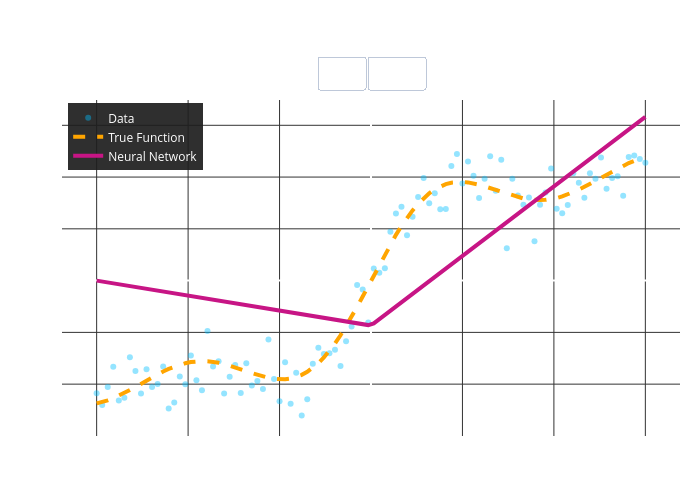

Write notebook code for a chart like this one.
### Markdown cell above
##### Neural Networks as a Universal Function Approximator

Let $f(x)$ be a continuous function on a compact subset $K\subset\mathbb{R}^n$.
 Consider a single-hidden-layer neural network:
 $$
 F(x) = \sum_{i=1}^N \alpha_i \, \sigma(w_i^\top x + b_i)
 $$
 where $\sigma$ is a nonconstant, bounded, and continuous activation (e.g., sigmoid or ReLU).
 
**Theorem (Universal Approximation, Cybenko 1989)**

 For any $\varepsilon > 0$, there exist $N$, $(\alpha_i, w_i, b_i)$ such that
 $$
 \sup_{x\in K} |f(x) - F(x)| < \varepsilon.
 $$
 - The set of sums of the form $\sum_i \alpha_i \sigma(w_i^\top x + b_i)$ is dense in $C(K)$ (the set of continuous functions on $K$).
 - This follows from the Hahn-Banach theorem and properties of $\sigma$.
 
 Thus, neural networks can approximate any continuous function to arbitrary accuracy on compact sets, making them universal function approximators.

### Code cell
import warnings
warnings.filterwarnings("ignore")  # Hide warnings

import numpy as np
import plotly.graph_objs as go

# Synthetic data as before
np.random.seed(42)
n = 100
X = np.linspace(-3, 3, n).reshape(-1, 1)
y_true_f = np.tanh(1.2 * X) + 0.2 * np.sin(2.5 * X)
y = y_true_f + 0.2 * np.random.randn(n, 1)

# Helper for ReLU
def relu(z):
    return np.maximum(0, z)

# Set up a series of piecewise linear (ReLU) approximations, each adding more segments (i.e., more breakpoints/knots)
n_epochs = 20
snapshots = []
for ep in range(1, n_epochs+1):
    # Choose 'ep+2' breakpoints in x for increasing approximation power
    num_knots = min(ep+2, 18)  # Capped to avoid excessive complexity
    knots = np.linspace(-3, 3, num_knots)
    # Fit a continuous, piecewise linear function (sum of shifted ReLUs)
    # Construct basis: phi_i(x) = relu(x - c_i)
    Phi = np.concatenate([relu(X - c) for c in knots], axis=1)
    # Least squares fit to noisy y in initial stages, to clean y_true_f in late stages
    target = y if ep < int(0.75*n_epochs) else y_true_f
    # Add mild noise in convergence phase for "finishing" animation
    if ep > int(0.85*n_epochs):
        target = target + 0.04*np.random.randn(*target.shape)
    # Linear fit
    coefs, _, _, _ = np.linalg.lstsq(Phi, target, rcond=None)
    pred = Phi @ coefs
    snapshots.append(pred.flatten())

# --- 
# Keep legend in upper left and ensure it stays throughout animation
# So: showlegend=True always, vertical legend top left

# Build plotly animation frames
frames = []
for ep, pred in enumerate(snapshots):
    frame = go.Frame(
        data=[
            go.Scatter(x=X.flatten(), y=y.flatten(), mode='markers',
                       marker=dict(color='deepskyblue', size=6, opacity=0.42),
                       name='Data', showlegend=True),
            go.Scatter(x=X.flatten(), y=y_true_f.flatten(), mode='lines',
                       line=dict(color='orange', width=4, dash='dash'),
                       name='True Function', showlegend=True),
            go.Scatter(x=X.flatten(), y=pred, mode='lines',
                       line=dict(color='mediumvioletred', width=4),
                       name='Neural Network', showlegend=True)
        ],
        name=f'Epoch {ep+1}'
    )
    frames.append(frame)

# Static traces for epoch 0
trace_data = go.Scatter(
    x=X.flatten(), y=y.flatten(), mode='markers',
    marker=dict(color='deepskyblue', size=6, opacity=0.42), name="Data", showlegend=True
)
trace_true = go.Scatter(
    x=X.flatten(), y=y_true_f.flatten(), mode='lines',
    line=dict(color='orange', width=4, dash='dash'), name="True Function", showlegend=True
)
trace_relu = go.Scatter(
    x=X.flatten(), y=snapshots[0], mode='lines',
    line=dict(color='mediumvioletred', width=4), name="Neural Network", showlegend=True
)

fig = go.Figure(
    data=[trace_data, trace_true, trace_relu],
    frames=frames
)

fig.update_layout(
    width=700,
    height=490,
    title=dict(
        text="ReLU Piecewise Linear Approximation Converging to Conditional Expectation",
        y=1.0  # <-- Valid value for y is in [0, 1]
    ),
    plot_bgcolor='rgba(0,0,0,0)',
    paper_bgcolor='rgba(0,0,0,0)',
    font=dict(color='white'),
    margin=dict(l=30, r=20, t=100, b=30),  # Increase top margin for spacing
    xaxis=dict(
        title="x",
        showgrid=True, gridcolor="#323232", gridwidth=1,
    ),
    yaxis=dict(
        title="y",
        showgrid=True, gridcolor="#323232", gridwidth=1,
    ),
    legend=dict(
        orientation='v',
        xanchor='left',
        x=0.01,
        yanchor='top',
        y=0.99,
        font=dict(color='white'),
        bgcolor='rgba(30,30,30,0.92)'
    ),
    updatemenus=[dict(
        type="buttons",
        showactive=False,
        y=1.13,
        x=0.5,
        xanchor="center",
        yanchor="top",
        direction="left",
        buttons=[
            dict(label="Play",
                 method="animate",
                 args=[None, dict(frame=dict(duration=110, redraw=True),
                                  fromcurrent=True, transition=dict(duration=0))]),
            dict(label="Pause",
                 method="animate",
                 args=[[None], dict(frame=dict(duration=0, redraw=False),
                                    mode="immediate", transition=dict(duration=0))]),
        ])]
)

# Removed slider for progress display

fig.show()

### Figure 1 — Plotly figure (JSON) as saved in the notebook; plotly's stock layout.template omitted (floating-point values rounded to 4 significant figures)
{"data": [{"marker": {"color": "deepskyblue", "opacity": 0.42, "size": 6}, "mode": "markers", "name": "Data", "showlegend": true, "type": "scatter", "x": [-3.0, -2.939, -2.879, -2.818, -2.758, -2.697, -2.636, -2.576, -2.515, -2.455, -2.394, -2.333, -2.273, -2.212, -2.152, -2.091, -2.03, -1.97, -1.909, -1.848, -1.788, -1.727, -1.667, -1.606, -1.545, -1.485, -1.424, -1.364, -1.303, -1.242, -1.182, -1.121, -1.061, -1.0, -0.9394, -0.8788, -0.8182, -0.7576, -0.697, -0.6364, -0.5758, -0.5152, -0.4545, -0.3939, -0.3333, -0.2727, -0.2121, -0.1515, -0.09091, -0.0303, 0.0303, 0.09091, 0.1515, 0.2121, 0.2727, 0.3333, 0.3939, 0.4545, 0.5152, 0.5758, 0.6364, 0.697, 0.7576, 0.8182, 0.8788, 0.9394, 1.0, 1.061, 1.121, 1.182, 1.242, 1.303, 1.364, 1.424, 1.485, 1.545, 1.606, 1.667, 1.727, 1.788, 1.848, 1.909, 1.97, 2.03, 2.091, 2.152, 2.212, 2.273, 2.333, 2.394, 2.455, 2.515, 2.576, 2.636, 2.697, 2.758, 2.818, 2.879, 2.939, 3.0], "y": [-1.087, -1.201, -1.027, -0.8312, -1.159, -1.132, -0.7412, -0.8735, -1.09, -0.8567, -1.028, -0.9988, -0.8299, -1.236, -1.176, -0.9252, -1.0, -0.7241, -0.9617, -1.06, -0.4857, -0.8293, -0.7796, -1.09, -0.9289, -0.8147, -1.085, -0.799, -1.013, -0.9689, -1.047, -0.5689, -0.9514, -1.165, -0.7881, -1.19, -0.89, -1.302, -1.147, -0.8038, -0.6491, -0.7076, -0.7017, -0.6673, -0.8237, -0.5861, -0.4425, -0.04238, -0.085, -0.4041, 0.1163, 0.07671, 0.1184, 0.4727, 0.6483, 0.7142, 0.4392, 0.6167, 0.8082, 0.992, 0.7473, 0.8438, 0.6891, 0.6925, 1.108, 1.224, 0.9389, 1.149, 1.012, 0.7974, 0.9829, 1.2, 0.8669, 1.168, 0.3129, 0.9844, 0.8226, 0.7333, 0.8025, 0.3813, 0.7335, 0.8515, 1.083, 0.6942, 0.6511, 0.7311, 1.036, 0.9441, 0.7997, 1.037, 0.9846, 1.19, 0.8866, 0.9915, 1.007, 0.8193, 1.195, 1.209, 1.174, 1.139]}, {"line": {"color": "orange", "dash": "dash", "width": 4}, "mode": "lines", "name": "True Function", "showlegend": true, "type": "scatter", "x": [-3.0, -2.939, -2.879, -2.818, -2.758, -2.697, -2.636, -2.576, -2.515, -2.455, -2.394, -2.333, -2.273, -2.212, -2.152, -2.091, -2.03, -1.97, -1.909, -1.848, -1.788, -1.727, -1.667, -1.606, -1.545, -1.485, -1.424, -1.364, -1.303, -1.242, -1.182, -1.121, -1.061, -1.0, -0.9394, -0.8788, -0.8182, -0.7576, -0.697, -0.6364, -0.5758, -0.5152, -0.4545, -0.3939, -0.3333, -0.2727, -0.2121, -0.1515, -0.09091, -0.0303, 0.0303, 0.09091, 0.1515, 0.2121, 0.2727, 0.3333, 0.3939, 0.4545, 0.5152, 0.5758, 0.6364, 0.697, 0.7576, 0.8182, 0.8788, 0.9394, 1.0, 1.061, 1.121, 1.182, 1.242, 1.303, 1.364, 1.424, 1.485, 1.545, 1.606, 1.667, 1.727, 1.788, 1.848, 1.909, 1.97, 2.03, 2.091, 2.152, 2.212, 2.273, 2.333, 2.394, 2.455, 2.515, 2.576, 2.636, 2.697, 2.758, 2.818, 2.879, 2.939, 3.0], "y": [-1.186, -1.173, -1.156, -1.136, -1.112, -1.086, -1.057, -1.027, -0.9962, -0.9652, -0.9348, -0.9057, -0.8783, -0.8534, -0.8314, -0.8128, -0.7979, -0.7869, -0.7801, -0.7774, -0.7788, -0.7842, -0.7931, -0.8052, -0.82, -0.8369, -0.8552, -0.8741, -0.8929, -0.9106, -0.9264, -0.9394, -0.9487, -0.9533, -0.9526, -0.9456, -0.9317, -0.9103, -0.8809, -0.8432, -0.7968, -0.7419, -0.6785, -0.607, -0.528, -0.4421, -0.3503, -0.2538, -0.1537, -0.05148, 0.05148, 0.1537, 0.2538, 0.3503, 0.4421, 0.528, 0.607, 0.6785, 0.7419, 0.7968, 0.8432, 0.8809, 0.9103, 0.9317, 0.9456, 0.9526, 0.9533, 0.9487, 0.9394, 0.9264, 0.9106, 0.8929, 0.8741, 0.8552, 0.8369, 0.82, 0.8052, 0.7931, 0.7842, 0.7788, 0.7774, 0.7801, 0.7869, 0.7979, 0.8128, 0.8314, 0.8534, 0.8783, 0.9057, 0.9348, 0.9652, 0.9962, 1.027, 1.057, 1.086, 1.112, 1.136, 1.156, 1.173, 1.186]}, {"line": {"color": "mediumvioletred", "width": 4}, "mode": "lines", "name": "Neural Network", "showlegend": true, "type": "scatter", "x": [-3.0, -2.939, -2.879, -2.818, -2.758, -2.697, -2.636, -2.576, -2.515, -2.455, -2.394, -2.333, -2.273, -2.212, -2.152, -2.091, -2.03, -1.97, -1.909, -1.848, -1.788, -1.727, -1.667, -1.606, -1.545, -1.485, -1.424, -1.364, -1.303, -1.242, -1.182, -1.121, -1.061, -1.0, -0.9394, -0.8788, -0.8182, -0.7576, -0.697, -0.6364, -0.5758, -0.5152, -0.4545, -0.3939, -0.3333, -0.2727, -0.2121, -0.1515, -0.09091, -0.0303, 0.0303, 0.09091, 0.1515, 0.2121, 0.2727, 0.3333, 0.3939, 0.4545, 0.5152, 0.5758, 0.6364, 0.697, 0.7576, 0.8182, 0.8788, 0.9394, 1.0, 1.061, 1.121, 1.182, 1.242, 1.303, 1.364, 1.424, 1.485, 1.545, 1.606, 1.667, 1.727, 1.788, 1.848, 1.909, 1.97, 2.03, 2.091, 2.152, 2.212, 2.273, 2.333, 2.394, 2.455, 2.515, 2.576, 2.636, 2.697, 2.758, 2.818, 2.879, 2.939, 3.0], "y": [0.0, -0.008765, -0.01753, -0.02629, -0.03506, -0.04382, -0.05259, -0.06135, -0.07012, -0.07888, -0.08765, -0.09641, -0.1052, -0.1139, -0.1227, -0.1315, -0.1402, -0.149, -0.1578, -0.1665, -0.1753, -0.1841, -0.1928, -0.2016, -0.2103, -0.2191, -0.2279, -0.2366, -0.2454, -0.2542, -0.2629, -0.2717, -0.2805, -0.2892, -0.298, -0.3068, -0.3155, -0.3243, -0.3331, -0.3418, -0.3506, -0.3593, -0.3681, -0.3769, -0.3856, -0.3944, -0.4032, -0.4119, -0.4207, -0.4295, -0.4135, -0.3728, -0.332, -0.2913, -0.2506, -0.2098, -0.1691, -0.1284, -0.08767, -0.04694, -0.006213, 0.03451, 0.07524, 0.116, 0.1567, 0.1974, 0.2381, 0.2789, 0.3196, 0.3603, 0.4011, 0.4418, 0.4825, 0.5232, 0.564, 0.6047, 0.6454, 0.6861, 0.7269, 0.7676, 0.8083, 0.849, 0.8898, 0.9305, 0.9712, 1.012, 1.053, 1.093, 1.134, 1.175, 1.216, 1.256, 1.297, 1.338, 1.378, 1.419, 1.46, 1.501, 1.541, 1.582]}], "layout": {"font": {"color": "white"}, "height": 490, "legend": {"bgcolor": "rgba(30,30,30,0.92)", "font": {"color": "white"}, "orientation": "v", "x": 0.01, "xanchor": "left", "y": 0.99, "yanchor": "top"}, "margin": {"b": 30, "l": 30, "r": 20, "t": 100}, "paper_bgcolor": "rgba(0,0,0,0)", "plot_bgcolor": "rgba(0,0,0,0)", "title": {"text": "ReLU Piecewise Linear Approximation Converging to Conditional Expectation", "y": 1}, "updatemenus": [{"buttons": [{"args": [null, {"frame": {"duration": 110, "redraw": true}, "fromcurrent": true, "transition": {"duration": 0}}], "label": "Play", "method": "animate"}, {"args": [[null], {"frame": {"duration": 0, "redraw": false}, "mode": "immediate", "transition": {"duration": 0}}], "label": "Pause", "method": "animate"}], "direction": "left", "showactive": false, "type": "buttons", "x": 0.5, "xanchor": "center", "y": 1.13, "yanchor": "top"}], "width": 700, "xaxis": {"gridcolor": "#323232", "gridwidth": 1, "showgrid": true, "title": {"text": "x"}}, "yaxis": {"gridcolor": "#323232", "gridwidth": 1, "showgrid": true, "title": {"text": "y"}}}}
